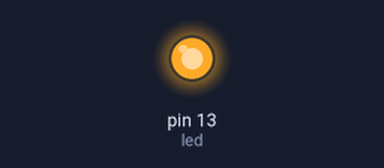
This sketch was run on a simulated Arduino Uno, built with avr-gcc and run on an emulated ATmega328P. Shown: output pins drawn as LEDs (lit = HIGH). What the sketch prints to the serial monitor is not drawn.

Above: at 0.1 s.
Timing chart, 0 to 1.6 s (numbered marks = the images above):
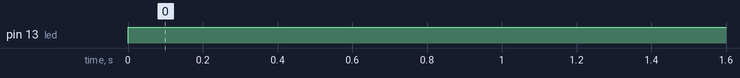

The sketch:

xbee.ino
```cpp
int led=13;
int index=0;
boolean ack = true;

void setup()
{
  Serial.begin(9600);
  pinMode(led, OUTPUT);
  digitalWrite(led, LOW);
}

void loop()
{
  char sb, data[16];
  if (ack == true) {
    digitalWrite(led, HIGH);
    delay(1000);
    Serial.println("REQ");
    ack = false;
  }
  while(Serial.available()) {
    sb = Serial.read();
    data[index++] = sb;
  }
  if (index > 4) {
    if (strncmp(data, "ACK", 3) == 0) {
      digitalWrite(led, LOW);
      ack = true;
      delay(1000);
    }
    index = 0;
  }
}
```

Measured:
- by itself, pin 13 (led): LOW → HIGH at 0.00 s
